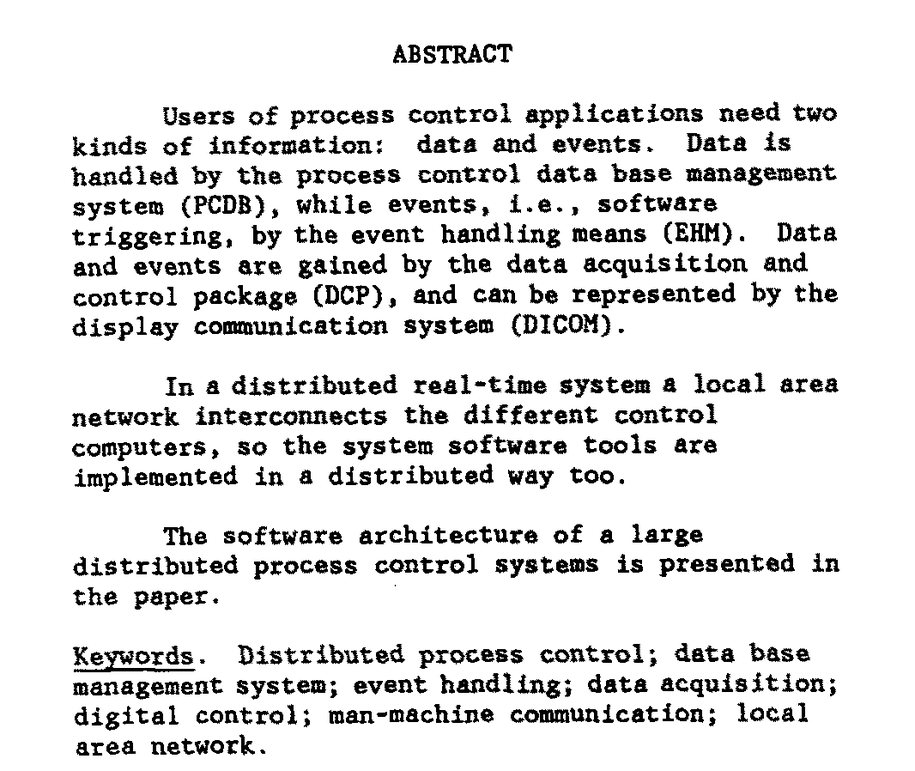
#> input picture DeepLearningApplication/OCR/OCRtest/111.png, 915 x 771 px, shrunk from 1066 x 898 before the run, found by its file name
$ python tesseract.py
#> lines starting #> are read from the running program, lines starting #| are printed output that depends on the picture

import pytesseract
from PIL import Image

#%%
#ENG
def main():
    pytesseract.pytesseract.tesseract_cmd = r"C:\Program Files\Tesseract-OCR\tesseract.exe"
    img = Image.open(r"C:\Users\hsu\Desktop\OCRtest\111.png")
#> img is the input picture: PIL image 915x771 RGB; min 0, max 255, mean 225.9
    img.show()
    print(pytesseract.image_to_string(img, lang="eng"))
#> (this line was passed over: pytesseract is not available in this run)
    # [5 lines of commented-out code are left out]

if __name__ == "__main__":
    main()

#%%
#CHI
def main():
    pytesseract.pytesseract.tesseract_cmd = r"C:\Program Files\Tesseract-OCR\tesseract.exe"
    img = Image.open(r"C:\Users\hsu\Desktop\OCRtest\222.jpg")
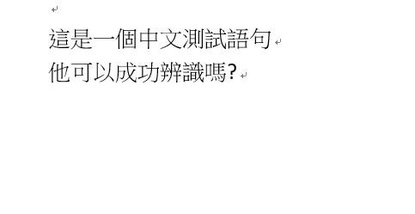
#> input picture DeepLearningApplication/OCR/OCRtest/222.jpg, 415 x 214 px, shrunk from 483 x 249 before the run, found by its file name
#> img is the input picture: PIL image 415x214 RGB; min 0, max 255, mean 250.1
    img.show()
    print(pytesseract.image_to_string(img, lang="chi_tra"))
#> (this line was passed over: pytesseract is not available in this run)
    # [5 lines of commented-out code are left out]

if __name__ == "__main__":
    main()

#%%
#ENG+CHI
def main():
    pytesseract.pytesseract.tesseract_cmd = r"C:\Program Files\Tesseract-OCR\tesseract.exe"
    img = Image.open(r"C:\Users\hsu\Desktop\OCRtest\123.jpg")
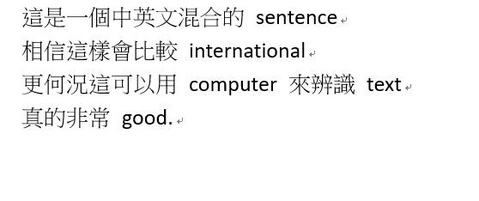
#> input picture DeepLearningApplication/OCR/OCRtest/123.jpg, 479 x 201 px, shrunk from 558 x 234 before the run, found by its file name
#> img is the input picture: PIL image 479x201 RGB; min 0, max 255, mean 243.1
    img.show()
    print(pytesseract.image_to_string(img, lang="chi_tra+eng"))
#> (this line was passed over: pytesseract is not available in this run)
    # [5 lines of commented-out code are left out]

if __name__ == "__main__":
    main()
